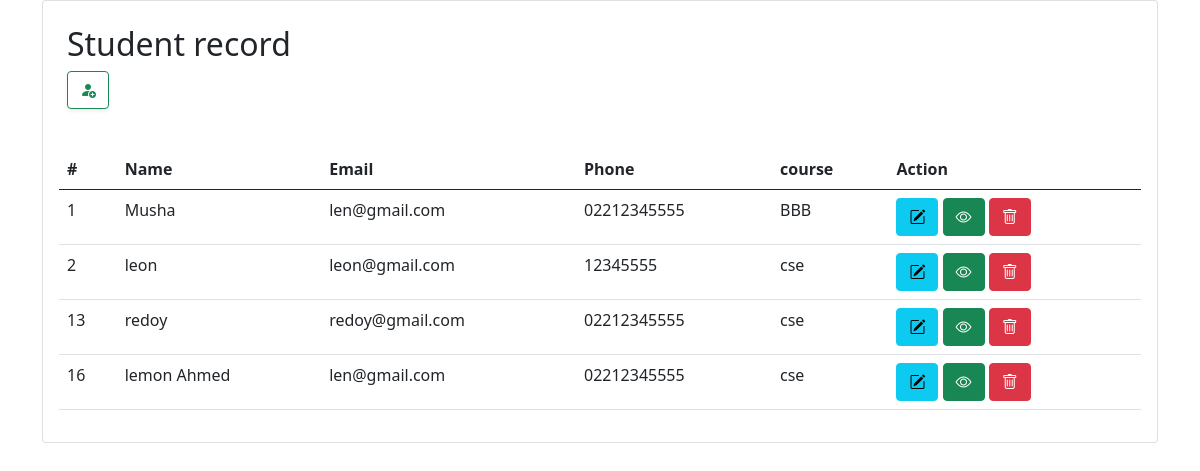
The page / on the database its author committed.
### tables this page shows
CREATE TABLE `student` (
  `db_id` int(11) NOT NULL,
  `db_name` varchar(100) NOT NULL,
  `db_email` varchar(100) NOT NULL,
  `db_phone` varchar(11) NOT NULL,
  `db_course` varchar(100) NOT NULL
);

### index.php (the view, shortened to what this page needs)
<!doctype html>
<html lang="en">
<head>
  <link href="https://cdn.jsdelivr.net/npm/bootstrap@5.0.2/dist/css/bootstrap.min.css" rel="stylesheet"
>
  <link rel="stylesheet" href="https://cdn.jsdelivr.net/npm/bootstrap-icons@1.11.3/font/bootstrap-icons.min.css">
  <link rel="stylesheet" href="//cdn.jsdelivr.net/npm/alertifyjs@1.13.1/build/css/alertify.rtl.min.css"/>
</head>
<body>
  <div class="container-flued">
    <div class="container">
      <div class="card">
        <div class='m-4'>
          <h2>Student record</h2>
          <button type="button" class="btn btn-outline-success shadow-sm" data-bs-toggle="modal"
            data-bs-target="#studentModal"><i class="bi bi-person-fill-add"></i></button>
        </div>
        <div class="card-body">
          <table id="myTable" class="table">
            <thead>
              <tr>
                <th scope="col">#</th>
                <th scope="col">Name</th>
                <th scope="col">Email</th>
                <th scope="col">Phone</th>
                <th scope="col">course</th>
                <th scope="col">Action</th>
              </tr>
            </thead>
            <tbody>
              <?php
                require 'conf.php';
                $query = "SELECT * FROM `student`";
                $result = mysqli_query($con,$query);
                if (mysqli_num_rows($result)>0) {
                  foreach($result as $student ){
                    ?>
              <tr>
                <td><?=$student['db_id'] ?></td>
                <td><?=$student['db_name'] ?></td>
                <td><?=$student['db_email'] ?></td>
                <td><?=$student['db_phone'] ?></td>
                <td><?=$student['db_course'] ?></td>
                <td>
                  <button type='button' class='btn btn-info shadow-none editStudent' value=<?=$student['db_id'] ?>
                    data-bs-toggle='modal' data-bs-target='#editStudentModal'><i
                      class='bi bi-pencil-square'></i></button>
                  <button type='button' class='btn btn-success shadow-none viewStudent' value=<?=$student['db_id'] ?>
                    data-bs-toggle='modal' data-bs-target='#viewStudentModal'><i class='bi bi-eye'></i></button>
                  <button type='button' class='btn btn-danger  shadow-none deleteStudent ' value=<?=$student['db_id'] ?>
                   ><i class='bi bi-trash'></i></button>
                </td>
              </tr>
              <?php
      }
     }
    ?>
            </tbody>
          </table>
        </div>
      </div>
    </div>
  </div>
</body>
</html>

### rows shown on the page
student: db_id "1", db_name "Musha", db_email "len@gmail.com", db_phone "02212345555", db_course "BBB"
student: db_id "2", db_name "leon", db_email "leon@gmail.com", db_phone "12345555", db_course "cse"
student: db_id "13", db_name "redoy", db_email "redoy@gmail.com", db_phone "02212345555", db_course "cse"
student: db_id "16", db_name "lemon Ahmed", db_email "len@gmail.com", db_phone "02212345555", db_course "cse"
